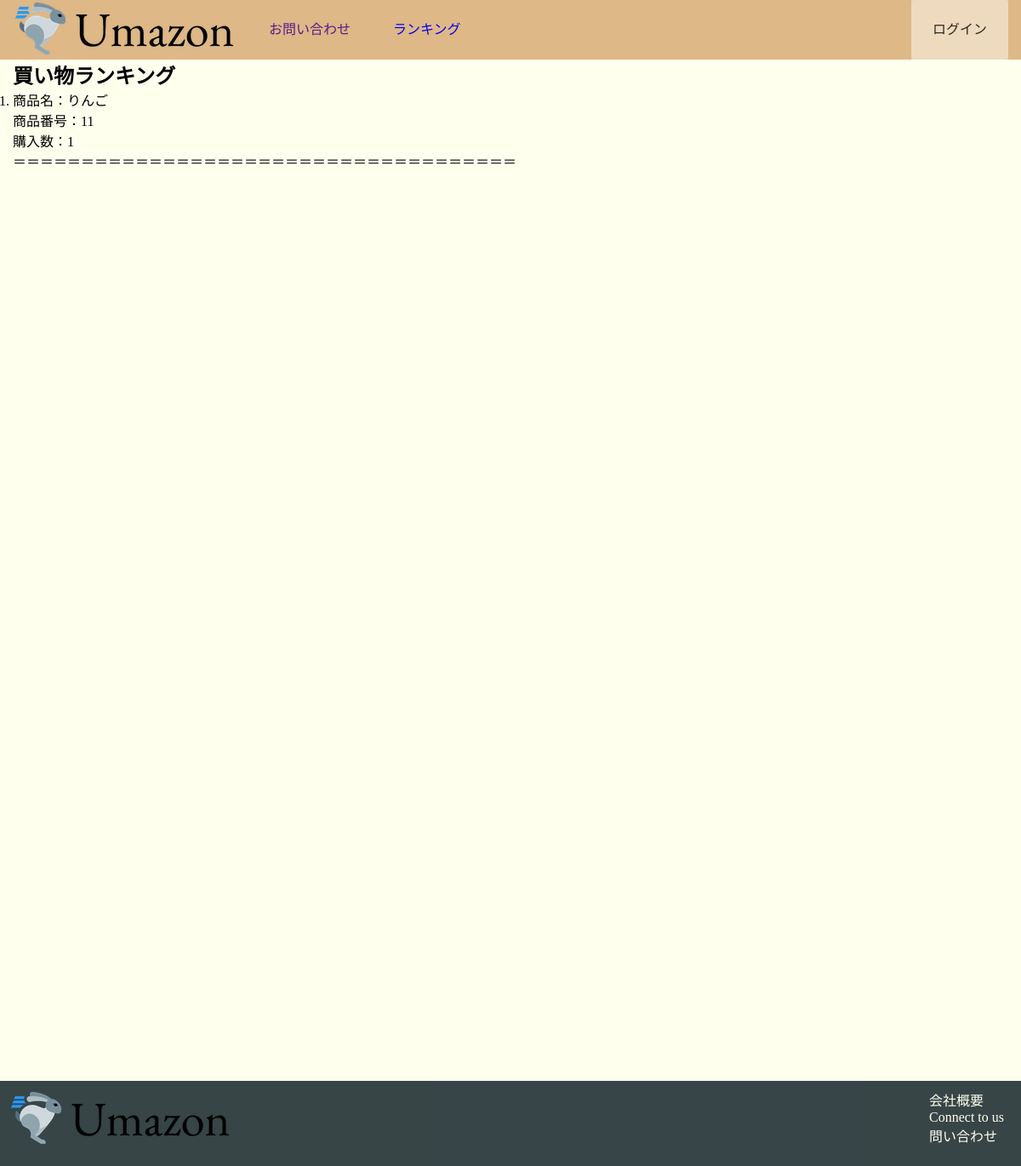
Before: /ranking_list/ with the older database file.
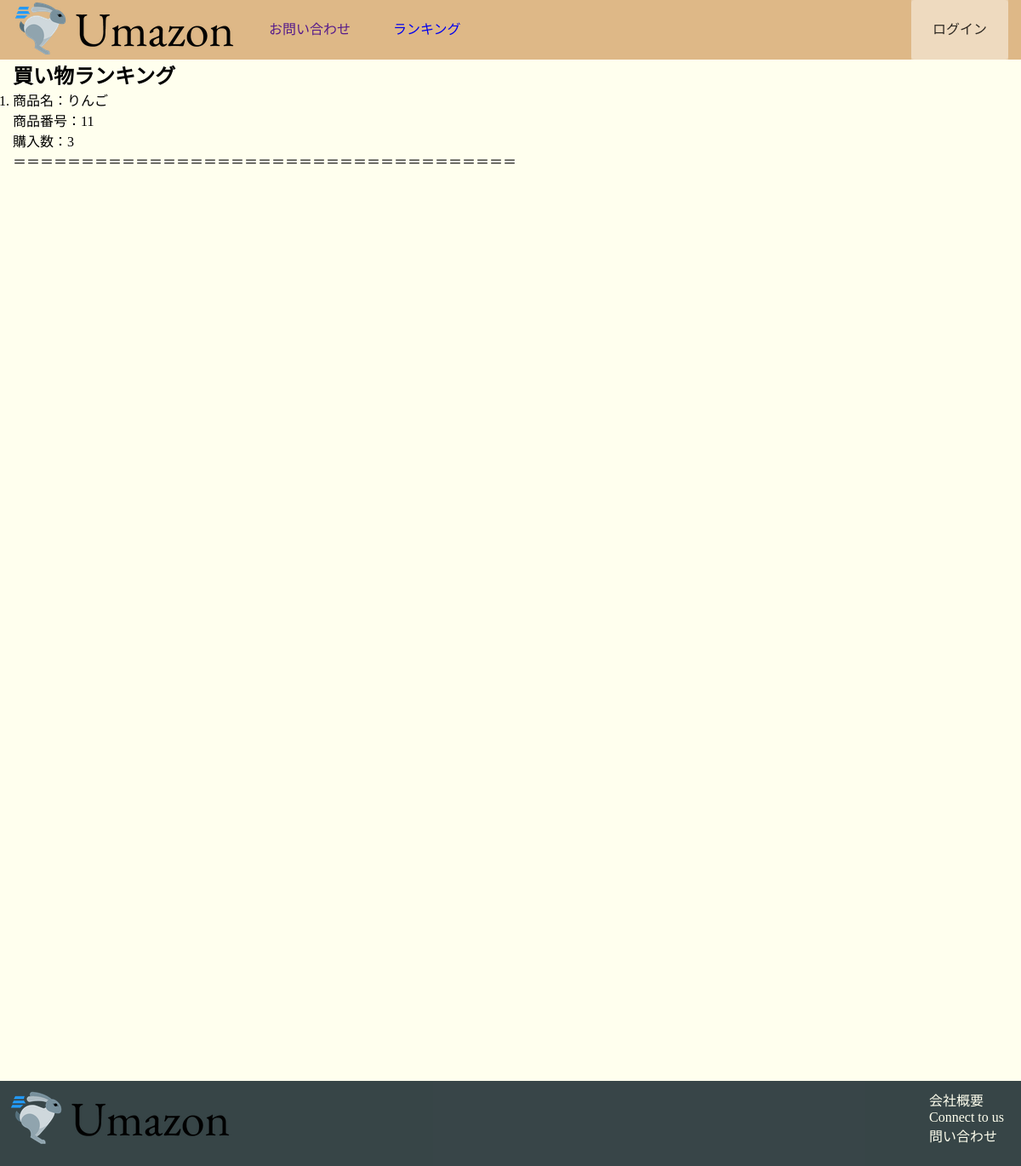
After: the same page with the newer database file.
### ranking/models.py (models this page shows)
class Rank(models.Model):
    product_num = models.ForeignKey(Buy,on_delete=models.CASCADE,null=True)
    buy_count = models.PositiveIntegerField('購入回数',default=0)

### buy/models.py (models this page shows)
class Buy(models.Model):
    user = models.CharField('ユーザ',max_length=20)
    name = models.CharField("商品", max_length=128)
    product_num = models.CharField('商品番号', max_length=128, null=True, blank=True)
    price = models.PositiveIntegerField("価格")
    count = models.PositiveIntegerField('数量')
    total_price = models.PositiveIntegerField("合計",null=True, blank=True)
    buy_count = models.PositiveIntegerField("購入回数",null=True, blank=True)
    buy_flag = models.BooleanField("購入結果",default=False)

### ranking/views.py (the view)
# urls.py: path('ranking_list/', ranking.views.ranking_list, name='ranking_list'),
def ranking_list(request):
    rank = Rank.objects.order_by('buy_count').reverse()
    return TemplateResponse(request,'ranking/ranking_list.html',{'rank':rank})

### ranking/templates/ranking/ranking_list.html
{% extends '../base.html' %}
{% block content %}
<div class="container">
<h2>買い物ランキング</h2>
<ol class = "ranking">
{%for r in rank%}
    <li>商品名：{{r.product_num.name}}</li>
    <p>商品番号：{{r.product_num.product_num}}</p>
    <p>購入数：{{r.buy_count}}</p>
＝＝＝＝＝＝＝＝＝＝＝＝＝＝＝＝＝＝＝＝＝＝＝＝＝＝＝＝＝＝＝＝＝＝＝＝＝
{%endfor%}
</ol>
</div>
{% endblock content %}

Changed rows visible on the page:
changed Rank "りんご": buy_count "1" → "3"
